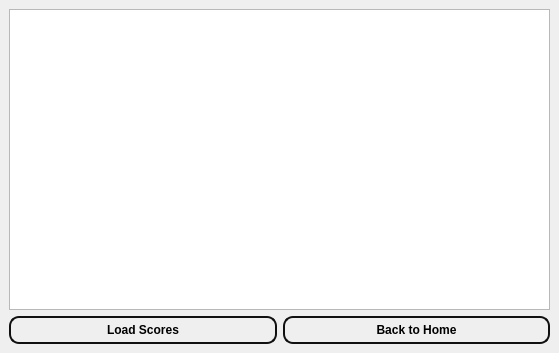
<?xml version="1.0" encoding="UTF-8"?>
<ui version="4.0">
 <class>student_info</class>
 <widget class="QMainWindow" name="student_info">
  <property name="geometry">
   <rect>
    <x>0</x>
    <y>0</y>
    <width>559</width>
    <height>353</height>
   </rect>
  </property>
  <property name="windowTitle">
   <string>MainWindow</string>
  </property>
  <widget class="QWidget" name="centralwidget">
   <layout class="QVBoxLayout" name="verticalLayout_2">
    <item>
     <layout class="QVBoxLayout" name="verticalLayout">
      <item>
       <widget class="QTableView" name="tableView_scores"/>
      </item>
      <item>
       <layout class="QHBoxLayout" name="horizontalLayout_4">
        <item>
         <widget class="QPushButton" name="pushButton_load">
          <property name="font">
           <font>
            <bold>true</bold>
           </font>
          </property>
          <property name="styleSheet">
           <string notr="true">QPushButton {
    border: 2px solid rgb(16, 16, 16);
    border-radius: 10px; 
    background-color:rgb(255, 255, 255,0);
    min-width: 9px; 
    min-height: 9px; 
    padding: 5px; 
    margin: 0px; 
}
</string>
          </property>
          <property name="text">
           <string>Load Scores</string>
          </property>
         </widget>
        </item>
        <item>
         <widget class="QPushButton" name="pushButton_home">
          <property name="font">
           <font>
            <bold>true</bold>
           </font>
          </property>
          <property name="styleSheet">
           <string notr="true">QPushButton {
    border: 2px solid rgb(16, 16, 16);
    border-radius: 10px; 
    background-color:rgb(255, 255, 255,0);
    min-width: 9px; 
    min-height: 9px; 
    padding: 5px; 
    margin: 0px; 
}
</string>
          </property>
          <property name="text">
           <string>Back to Home</string>
          </property>
         </widget>
        </item>
       </layout>
      </item>
     </layout>
    </item>
   </layout>
  </widget>
 </widget>
 <resources/>
 <connections/>
</ui>
